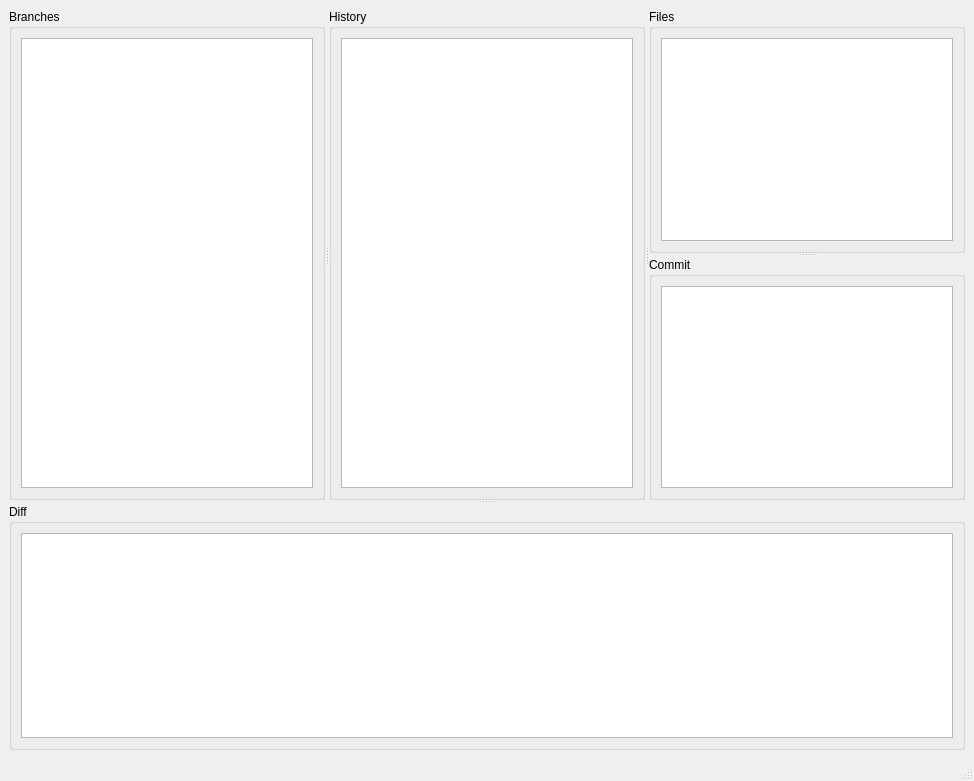
<?xml version="1.0" encoding="UTF-8"?>
<ui version="4.0">
 <class>MainWindow</class>
 <widget class="QMainWindow" name="MainWindow">
  <property name="geometry">
   <rect>
    <x>0</x>
    <y>0</y>
    <width>974</width>
    <height>781</height>
   </rect>
  </property>
  <property name="windowTitle">
   <string>MainWindow</string>
  </property>
  <widget class="QWidget" name="centralwidget">
   <layout class="QVBoxLayout" name="verticalLayout_9">
    <item>
     <widget class="QSplitter" name="hist_splitter">
      <property name="orientation">
       <enum>Qt::Vertical</enum>
      </property>
      <widget class="QSplitter" name="diff_splitter">
       <property name="orientation">
        <enum>Qt::Horizontal</enum>
       </property>
       <widget class="QGroupBox" name="branches_groupbox">
        <property name="title">
         <string>Branches</string>
        </property>
        <layout class="QVBoxLayout" name="verticalLayout_8">
         <item>
          <widget class="QTableView" name="tvBranches"/>
         </item>
        </layout>
       </widget>
       <widget class="QGroupBox" name="history_groupbox">
        <property name="title">
         <string>History</string>
        </property>
        <layout class="QVBoxLayout" name="verticalLayout">
         <item>
          <widget class="QTableView" name="tvHistory"/>
         </item>
        </layout>
       </widget>
       <widget class="QSplitter" name="cinf_splitter">
        <property name="orientation">
         <enum>Qt::Vertical</enum>
        </property>
        <widget class="QGroupBox" name="files_groupbox">
         <property name="title">
          <string>Files</string>
         </property>
         <layout class="QVBoxLayout" name="verticalLayout_2">
          <item>
           <widget class="QTableView" name="tvFiles"/>
          </item>
         </layout>
        </widget>
        <widget class="QGroupBox" name="commit_groupbox">
         <property name="title">
          <string>Commit</string>
         </property>
         <layout class="QVBoxLayout" name="verticalLayout_3">
          <item>
           <widget class="QTextEdit" name="teCommit">
            <property name="readOnly">
             <bool>true</bool>
            </property>
           </widget>
          </item>
         </layout>
        </widget>
       </widget>
      </widget>
      <widget class="QGroupBox" name="diff_groupbox">
       <property name="title">
        <string>Diff</string>
       </property>
       <layout class="QVBoxLayout" name="verticalLayout_4">
        <item>
         <widget class="QTextEdit" name="teDiff">
          <property name="readOnly">
           <bool>true</bool>
          </property>
         </widget>
        </item>
       </layout>
      </widget>
     </widget>
    </item>
   </layout>
  </widget>
  <widget class="QMenuBar" name="menubar">
   <property name="geometry">
    <rect>
     <x>0</x>
     <y>0</y>
     <width>974</width>
     <height>30</height>
    </rect>
   </property>
  </widget>
  <widget class="QStatusBar" name="statusbar"/>
 </widget>
 <resources/>
 <connections/>
</ui>
